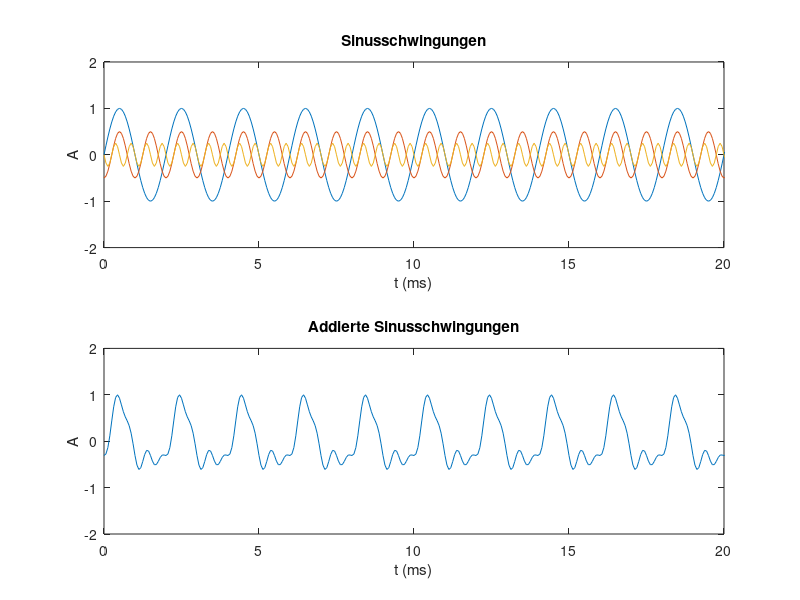

MATLAB code for this plot: (Note: this script raises an error after producing the figure.)
clc;
clear;
close all;

% Parameter für erste Sinusschwingung
f1 = 500; % Frequenz in Herz
A1 = 1; % Amplitude
phi1 = 0; % Phasenverschiebung

% Parameter für zweite Sinusschwingung
f2 = 1000;
A2 = 0.5;
phi2 = -pi/2;

% Parameter für dritte Sinusschwingung
f3 = 2000;
A3 = 0.25;
phi3 = pi;

f_a = 16000; % Abtastfrequenz in Hz
afl = 16; % Auflösung 16 Bit

Ta = 1/f_a;
t = 0:Ta:5-Ta; % Dauer 5 Sekunden

A_t1 = A1 * sin(2 * pi * f1 * t + phi1);
A_t2 = A2 * sin(2 * pi * f2 * t + phi2);
A_t3 = A3 * sin(2 * pi * f3 * t + phi3);

A_ges = A_t1 + A_t2 + A_t3; % Dieses Array enthält jetzt Werte größer -1 bis 1
% Suche maximalwert
maxWert = max(abs(A_ges));
% Teile den Vektor durch den Maximalwert
A_ges = A_ges / maxWert;

figure('Name',"Sinusschwingungen")
subplot(2,1,1)
plot(t*1000, A_t1, t*1000, A_t2, t*1000,A_t3);
axis([0 20 -2 2]);
title("Sinusschwingungen");
ylabel("A");
xlabel("t (ms)");

subplot(2,1,2)
plot(t*1000, A_ges);
axis([0 20 -2 2]);
title("Addierte Sinusschwingungen");
ylabel("A");
xlabel("t (ms)");

% Fouriertransformation
N_1 = 50;
N_2 = 100;
N_3 = 500;
N_4 = 1000;
N_5 = 5000;

Nvec = [N_1 N_2 N_3 N_4 N_5];

figure('Name',"Fouriertransformierte")
FFTAnalize("Auswertung Sinusschwingung", A_ges, f_a, Nvec)

audiowrite("aufgabe1_output.wav", A_ges, f_a, "BitsPerSample",afl);

[avec aFS] = audioread("../../wav/Stefan_A.wav");
[ivec iFS] = audioread("../../wav/Stefan_I.wav");

% Stelle Sprachsignale dar
figure("Name","Sprachsignale");
subplot(2,1,1);
plot(avec);
title("A-Sprachsignal");

subplot(2,1,2);
plot(ivec);
title("I-Sprachsignal");

% Berechne und gebe Transformierte Signale aus
figure('Name',"Sprache-Fouriertransformiert A")
FFTAnalize("Auswertung A", avec, aFS, Nvec(1:4));
figure('Name',"Sprache-Fouriertransformiert I")
FFTAnalize("Auswertung I", ivec, iFS, Nvec(1:4));

